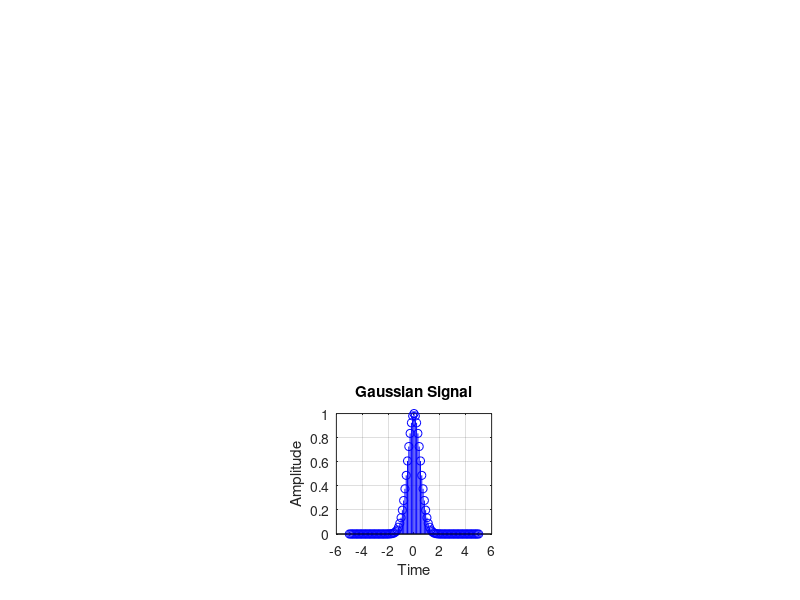

Recreate this plot in MATLAB.
% GAUSSIAN SIGNAL (=e^-at^2)
t=-5:0.1:5;
a=2;
x=exp(-a*t.^2);
subplot(3,3,8);
stem(t,x,'b');
xlabel('Time');
ylabel('Amplitude');
title('Gaussian Signal');
grid on;
